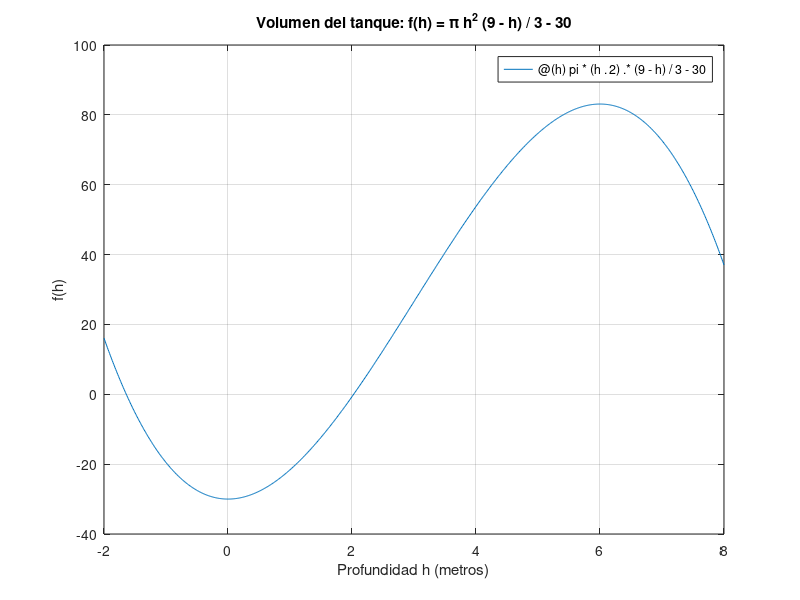

Write MATLAB code to recreate this figure.
function punto1()

    clc;
    clear;

    printf("============================================\n");
    printf("    RESOLUCION PUNTO 1 - TANQUE ESFERICO\n");
    printf("============================================\n");

    % Definicion de los parametros
    R = 3;
    V = 30;

    % Evaluar la ecuacion f(h) = 0
    % Ecuacion original: V = pi * h^2 (3R - h) / 3
    % igualada a cero: pi * h^2 * (9 - h) / 3 - 30 = 0
    f = @(h) pi * (h.^2) .* (9 - h) / 3 - 30;         % Funcion  anonima 

    % =============================================
    % a. Evaluar graficamente utilizando 'fplot'
    % =============================================

    fprintf('Generando grafico de la funcion...\n');
    figure(1);
    fplot(f, [-2, 8]);
    grid on;
    title('Volumen del tanque: f(h) = \pi h^2 (9 - h) / 3 - 30');
    xlabel('Profundidad h (metros)');
    ylabel('f(h)');

    fprintf('Grafico generado. Observar donde la curva cruza el eje horizontal (y = 0)\n');
    fprintf('Pulsar "enter" para continuar con el Metodo de tanteos.\n')
    pause;

    % ==================================================
    % b. Separar las raices aplicando Metodo de tanteos
    % ==================================================

    printf("\n\n--------------------------------------------\n");
    printf("b. METODO DE TANTEO\n");
    printf("--------------------------------------------\n");

    a_tanteo = input('Ingrese el valor inicial para evaluar (ej. 0): ');
    b_tanteo = input('Ingrese el valor final para evaluar (ej. 4): ');
    inc = input('Ingrese el valor del incremento (ej. 0.5): ');

    % Obtenemos la lista de intervalos
    lista_intervalos = metodo_tanteo(f, a_tanteo, b_tanteo, inc);

    if isempty(lista_intervalos)
        fprintf('\nNo hay intervalos para analizar.\n');
        return;
    end

    % Se muestran los intervalos encontrados
    fprintf('\n------------------------------------------------------\n');
    fprintf(' SELECCION DE INTERVALO PARA LOS METODOS SIGUIENTES\n');
    fprintf('------------------------------------------------------\n');
    num_opciones = size(lista_intervalos, 1);
    
    for i = 1:num_opciones
        fprintf('  [%d] Intervalo: [%.2f, %.2f]\n', i, lista_intervalos(i, 1), lista_intervalos(i, 2));
    end
    
    opcion = input('Ingrese el numero de opcion del intervalo que desea utilizar: ');
    
    if opcion < 1 || opcion > num_opciones
        fprintf('Opcion invalida. Se seleccionara por defecto la primera opcion.\n');
        opcion = 1;
    end
    
    % Asignamos los limites elegidos para los puntos c y d
    a = lista_intervalos(opcion, 1);
    b = lista_intervalos(opcion, 2);
    
    fprintf('\nHas seleccionado el intervalo: [%.2f, %.2f]\n', a, b);
    fprintf('Pulsar "Enter" para continuar con los siguientes metodos...\n');
    pause;

    % ====================================================================
    % c y d. Aplicar metodo Int. Medio e Int. Lineal, analizar resultados
    % ====================================================================

    printf("\n\n-------------------------------------------------------\n");
    printf("c y d. METODO DE INTERVALO MEDIO E INTERPOLACION LINEAL\n");
    printf("-------------------------------------------------------\n");

    tol = 0.001; % Cota de error E < 0.001

    % Intervalo medio
    [raiz_im, iter_im, tiempo_im] = metodo_intervalo_medio(f, a, b, tol);

    % Interpolacion lineal
    [raiz_il, iter_il, tiempo_il] = metodo_interpolacion_lineal(f, a, b, tol);

    fprintf('======================================================\n');
    fprintf('                 RESULTADOS FINALES                   \n');
    fprintf('======================================================\n');
    fprintf('Intervalo analizado: [%.2f, %.2f]\n', a, b);
    fprintf('Cota de error utilizada: E < %.4f\n\n', tol);

    fprintf('METODO INTERVALO MEDIO:\n');
    fprintf('- Raiz aproximada (Profundidad h): %.5f metros\n', raiz_im);
    fprintf('- Iteraciones necesarias: %d\n', iter_im);
    fprintf('- Tiempo de ejecucion: %f segundos\n\n', tiempo_im);
    
    fprintf('METODO INTERPOLACION LINEAL:\n');
    fprintf('- Raiz aproximada (Profundidad h): %.5f metros\n', raiz_il);
    fprintf('- Iteraciones necesarias: %d\n', iter_il);
    fprintf('- Tiempo de ejecucion: %f segundos\n', tiempo_il);
    fprintf('======================================================\n');

end


% =========================================================
% FUNCIONES
% =========================================================

% Retorna una lista de intervalos
function intervalos = metodo_tanteo(f, a, b, inc)
    x1 = a;
    x2 = a + inc;
    intervalos = []; % Matriz vacia para ir guardando los intervalos

    fprintf('\nBusqueda por tanteo desde %.2f hasta %.2f con incremento de %.2f\n', a, b, inc);

    while x1 < b
        % Nos aseguramos de no pasar el limite superior
        if x2 > b
            x2 = b
        end

        if f(x1) * f(x2) < 0
            fprintf('--> Cambio de signo detectado en el intervalo [%.2f, %.2f]\n', x1, x2);
            
            % Agregamos el intervalo encontrado como una nueva fila en la matriz
            intervalos = [intervalos; x1, x2];

        elseif f(x1) == 0
            fprintf('--> Raiz exacta encontrada en x = %.2f\n', x1);
            intervalos = [intervalos; x1, x1];

        end

        x1 = x2;
        x2 = x2 + inc;
    end

    if isempty(intervalos) % isempty verifica si la lista esta vacia
        disp('No se encontraron raices en el intervalo dado con ese incremento.');
    end
end

function [raiz, iter, tiempo] = metodo_intervalo_medio(f, a, b, tol)
    tic; % Medicion del tiempo
    iter = 0;
    c_viejo = 0; % Para guardar la aprox. de la iteracion previa

    while true
        iter = iter + 1;

        % Calcular el punto medio actual
        c = (a + b) / 2;

        % Evaluar criterio de parada (se evalua a partir de la 2da iteracion)
        if iter > 1 && abs(c - c_viejo) < tol
            raiz = c;
            break;
        end

        % Si se encuentra la raiz exacta
        if f(c) == 0
            raiz = c;
            break;
        end

        % Seleccionar nuevo subintervalo (segun el cambio de signo)
        if f(a) * f(c) < 0
            b = c;
        else
            a = c;
        end

        c_viejo = c; % Se guarda la aprox. actual antes de pasar a la sig iteracion
    end
    
    tiempo = toc; % Guardar medicion del tiempo
end

function [raiz, iter, tiempo] = metodo_interpolacion_lineal(f, a, b, tol)
    tic;
    iter = 0;
    c_viejo = a;

    while true
        iter = iter + 1;

        % Formula de interpolacion lineal
        c = b - (f(b) * (a - b)) / (f(a) - f(b));

        % Criterio de parada
        if abs(c - c_viejo) < tol || f(c) == 0
            raiz = c;
            break;
        end

        c_viejo = c;

        % Reasignar intervalos
        if f(a) * f(c) < 0
            b = c;
        else
            a = c;
        end
    end

    tiempo = toc;
end
